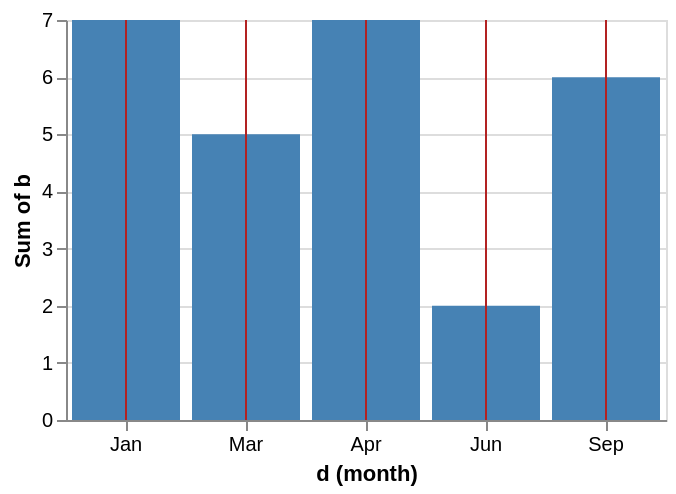

Describe this chart as a Vega-Lite specification.
### Vega-Lite specification from a JSON file in a GitHub repository (floating-point values rounded to 4 significant figures)
{"$schema": "https://vega.github.io/schema/vega-lite/v6.json", "data": {"values": [{"a": 1, "b": 3, "c": "x", "d": "2020-01-01"}, {"a": 2, "b": 5, "c": "y", "d": "2020-03-01"}, {"a": 3, "b": 2, "c": "x", "d": "2020-06-01"}, {"a": 4, "b": 6, "c": "z", "d": "2020-09-01"}, {"a": 5, "b": 4, "c": "y", "d": "2021-01-01"}, {"a": 6, "b": 7, "c": "z", "d": "2021-04-01"}]}, "width": 300, "height": 200, "layer": [{"params": [{"name": "p1", "select": {"type": "point", "encodings": ["x"]}}], "mark": "bar", "encoding": {"x": {"field": "d", "type": "ordinal", "timeUnit": "month"}, "y": {"field": "b", "type": "quantitative", "aggregate": "sum"}, "color": {"condition": {"param": "p1", "value": "steelblue"}, "value": "lightgray"}}}, {"transform": [{"filter": {"param": "p1"}}], "mark": "rule", "encoding": {"x": {"field": "d", "type": "ordinal", "timeUnit": "month"}, "color": {"value": "firebrick"}}}]}
